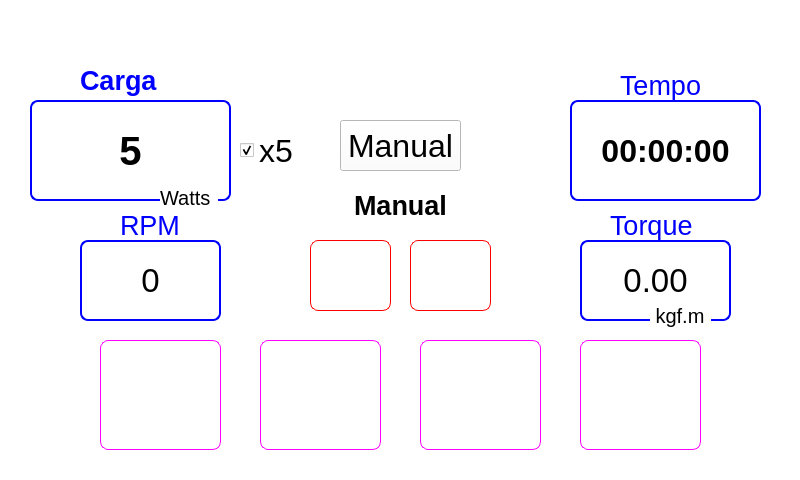
<?xml version="1.0" encoding="UTF-8"?>
<ui version="4.0">
 <class>MainWindow</class>
 <widget class="QMainWindow" name="MainWindow">
  <property name="windowModality">
   <enum>Qt::NonModal</enum>
  </property>
  <property name="geometry">
   <rect>
    <x>0</x>
    <y>0</y>
    <width>800</width>
    <height>480</height>
   </rect>
  </property>
  <property name="sizePolicy">
   <sizepolicy hsizetype="Fixed" vsizetype="Fixed">
    <horstretch>0</horstretch>
    <verstretch>0</verstretch>
   </sizepolicy>
  </property>
  <property name="cursor">
   <cursorShape>ArrowCursor</cursorShape>
  </property>
  <property name="windowTitle">
   <string>MainWindow</string>
  </property>
  <property name="styleSheet">
   <string notr="true">background-color: rgb(255, 255, 255);
</string>
  </property>
  <widget class="QWidget" name="centralWidget">
   <property name="enabled">
    <bool>true</bool>
   </property>
   <widget class="QLabel" name="lbl_loadTag">
    <property name="geometry">
     <rect>
      <x>80</x>
      <y>60</y>
      <width>91</width>
      <height>41</height>
     </rect>
    </property>
    <property name="font">
     <font>
      <pointsize>20</pointsize>
      <weight>75</weight>
      <bold>true</bold>
     </font>
    </property>
    <property name="styleSheet">
     <string notr="true">color:blue;</string>
    </property>
    <property name="text">
     <string>Carga</string>
    </property>
   </widget>
   <widget class="QLabel" name="lbl_torqueTag">
    <property name="geometry">
     <rect>
      <x>610</x>
      <y>210</y>
      <width>91</width>
      <height>31</height>
     </rect>
    </property>
    <property name="font">
     <font>
      <pointsize>20</pointsize>
     </font>
    </property>
    <property name="styleSheet">
     <string notr="true">color:blue;</string>
    </property>
    <property name="text">
     <string>Torque</string>
    </property>
   </widget>
   <widget class="QLabel" name="lbl_frequencyTag">
    <property name="geometry">
     <rect>
      <x>120</x>
      <y>210</y>
      <width>61</width>
      <height>31</height>
     </rect>
    </property>
    <property name="font">
     <font>
      <pointsize>20</pointsize>
     </font>
    </property>
    <property name="styleSheet">
     <string notr="true">color:blue;</string>
    </property>
    <property name="text">
     <string>RPM</string>
    </property>
   </widget>
   <widget class="QLabel" name="lbl_timeTag">
    <property name="geometry">
     <rect>
      <x>620</x>
      <y>70</y>
      <width>91</width>
      <height>31</height>
     </rect>
    </property>
    <property name="font">
     <font>
      <pointsize>20</pointsize>
     </font>
    </property>
    <property name="styleSheet">
     <string notr="true">color:blue;</string>
    </property>
    <property name="text">
     <string>Tempo</string>
    </property>
   </widget>
   <widget class="QLabel" name="lbl_currentProtocol">
    <property name="geometry">
     <rect>
      <x>310</x>
      <y>190</y>
      <width>181</width>
      <height>31</height>
     </rect>
    </property>
    <property name="font">
     <font>
      <pointsize>20</pointsize>
      <weight>75</weight>
      <bold>true</bold>
     </font>
    </property>
    <property name="text">
     <string>Manual</string>
    </property>
    <property name="alignment">
     <set>Qt::AlignCenter</set>
    </property>
   </widget>
   <widget class="QLabel" name="lbl_frequencyValue">
    <property name="geometry">
     <rect>
      <x>80</x>
      <y>240</y>
      <width>141</width>
      <height>81</height>
     </rect>
    </property>
    <property name="font">
     <font>
      <pointsize>25</pointsize>
     </font>
    </property>
    <property name="styleSheet">
     <string notr="true">border:2px solid blue;
border-radius:8;</string>
    </property>
    <property name="text">
     <string>0</string>
    </property>
    <property name="alignment">
     <set>Qt::AlignCenter</set>
    </property>
    <property name="margin">
     <number>14</number>
    </property>
   </widget>
   <widget class="QLabel" name="lbl_loadValue">
    <property name="geometry">
     <rect>
      <x>30</x>
      <y>100</y>
      <width>201</width>
      <height>101</height>
     </rect>
    </property>
    <property name="font">
     <font>
      <pointsize>30</pointsize>
      <weight>75</weight>
      <bold>true</bold>
     </font>
    </property>
    <property name="styleSheet">
     <string notr="true">border:2px solid blue;
border-radius:8;</string>
    </property>
    <property name="text">
     <string>5</string>
    </property>
    <property name="alignment">
     <set>Qt::AlignCenter</set>
    </property>
    <property name="margin">
     <number>14</number>
    </property>
   </widget>
   <widget class="QLabel" name="lbl_timeValue">
    <property name="geometry">
     <rect>
      <x>570</x>
      <y>100</y>
      <width>191</width>
      <height>101</height>
     </rect>
    </property>
    <property name="font">
     <font>
      <pointsize>24</pointsize>
      <weight>75</weight>
      <bold>true</bold>
     </font>
    </property>
    <property name="styleSheet">
     <string notr="true">border:2px solid blue;
border-radius:8;</string>
    </property>
    <property name="text">
     <string>00:00:00</string>
    </property>
    <property name="alignment">
     <set>Qt::AlignCenter</set>
    </property>
    <property name="margin">
     <number>14</number>
    </property>
   </widget>
   <widget class="QLabel" name="lbl_torqueValue">
    <property name="geometry">
     <rect>
      <x>580</x>
      <y>240</y>
      <width>151</width>
      <height>81</height>
     </rect>
    </property>
    <property name="font">
     <font>
      <pointsize>25</pointsize>
     </font>
    </property>
    <property name="styleSheet">
     <string notr="true">border:2px solid blue;
border-radius:8;</string>
    </property>
    <property name="text">
     <string>0.00</string>
    </property>
    <property name="alignment">
     <set>Qt::AlignCenter</set>
    </property>
    <property name="margin">
     <number>14</number>
    </property>
   </widget>
   <widget class="QLabel" name="lbl_loadUnit">
    <property name="geometry">
     <rect>
      <x>160</x>
      <y>190</y>
      <width>58</width>
      <height>16</height>
     </rect>
    </property>
    <property name="font">
     <font>
      <pointsize>15</pointsize>
     </font>
    </property>
    <property name="text">
     <string>Watts</string>
    </property>
   </widget>
   <widget class="QLabel" name="lbl_torqueUnit">
    <property name="geometry">
     <rect>
      <x>650</x>
      <y>300</y>
      <width>61</width>
      <height>31</height>
     </rect>
    </property>
    <property name="font">
     <font>
      <pointsize>15</pointsize>
     </font>
    </property>
    <property name="text">
     <string> kgf.m</string>
    </property>
   </widget>
   <widget class="QLabel" name="lbl_inbramed">
    <property name="geometry">
     <rect>
      <x>220</x>
      <y>0</y>
      <width>361</width>
      <height>81</height>
     </rect>
    </property>
    <property name="text">
     <string/>
    </property>
    <property name="pixmap">
     <pixmap resource="img.qrc">:/img/img/logo_inbramed_small.png</pixmap>
    </property>
   </widget>
   <widget class="QPushButton" name="pb_play">
    <property name="geometry">
     <rect>
      <x>100</x>
      <y>340</y>
      <width>121</width>
      <height>110</height>
     </rect>
    </property>
    <property name="styleSheet">
     <string notr="true">border:1px solid #ff00ff;
border-radius:8;</string>
    </property>
    <property name="text">
     <string/>
    </property>
    <property name="icon">
     <iconset resource="img.qrc">
      <normaloff>:/img/img/button_play_big.png</normaloff>:/img/img/button_play_big.png</iconset>
    </property>
    <property name="iconSize">
     <size>
      <width>100</width>
      <height>100</height>
     </size>
    </property>
   </widget>
   <widget class="QPushButton" name="pb_pause">
    <property name="geometry">
     <rect>
      <x>420</x>
      <y>340</y>
      <width>121</width>
      <height>110</height>
     </rect>
    </property>
    <property name="styleSheet">
     <string notr="true">border:1px solid #ff00ff;
border-radius:8;</string>
    </property>
    <property name="text">
     <string/>
    </property>
    <property name="icon">
     <iconset resource="img.qrc">
      <normaloff>:/img/img/button_pause_orange.png</normaloff>:/img/img/button_pause_orange.png</iconset>
    </property>
    <property name="iconSize">
     <size>
      <width>100</width>
      <height>100</height>
     </size>
    </property>
   </widget>
   <widget class="QPushButton" name="pb_stop">
    <property name="geometry">
     <rect>
      <x>260</x>
      <y>340</y>
      <width>121</width>
      <height>110</height>
     </rect>
    </property>
    <property name="styleSheet">
     <string notr="true">border:1px solid #ff00ff;
border-radius:8;</string>
    </property>
    <property name="text">
     <string/>
    </property>
    <property name="icon">
     <iconset resource="img.qrc">
      <normaloff>:/img/img/button_stop_green.png</normaloff>:/img/img/button_stop_green.png</iconset>
    </property>
    <property name="iconSize">
     <size>
      <width>100</width>
      <height>100</height>
     </size>
    </property>
   </widget>
   <widget class="QPushButton" name="pb_increaseLoad">
    <property name="geometry">
     <rect>
      <x>310</x>
      <y>240</y>
      <width>81</width>
      <height>71</height>
     </rect>
    </property>
    <property name="styleSheet">
     <string notr="true">border:1px solid #ff0000;
border-radius:8;</string>
    </property>
    <property name="text">
     <string/>
    </property>
    <property name="icon">
     <iconset resource="img.qrc">
      <normaloff>:/img/img/button_plus.png</normaloff>:/img/img/button_plus.png</iconset>
    </property>
    <property name="iconSize">
     <size>
      <width>64</width>
      <height>64</height>
     </size>
    </property>
   </widget>
   <widget class="QPushButton" name="pb_decreaseLoad">
    <property name="geometry">
     <rect>
      <x>410</x>
      <y>240</y>
      <width>81</width>
      <height>71</height>
     </rect>
    </property>
    <property name="styleSheet">
     <string notr="true">border:1px solid #ff0000;
border-radius:8;</string>
    </property>
    <property name="text">
     <string/>
    </property>
    <property name="icon">
     <iconset resource="img.qrc">
      <normaloff>:/img/img/button_minus.png</normaloff>:/img/img/button_minus.png</iconset>
    </property>
    <property name="iconSize">
     <size>
      <width>64</width>
      <height>64</height>
     </size>
    </property>
   </widget>
   <widget class="QPushButton" name="pb_protocol">
    <property name="geometry">
     <rect>
      <x>580</x>
      <y>340</y>
      <width>121</width>
      <height>110</height>
     </rect>
    </property>
    <property name="styleSheet">
     <string notr="true">border:1px solid #ff00ff;
border-radius:8;</string>
    </property>
    <property name="text">
     <string/>
    </property>
    <property name="icon">
     <iconset resource="img.qrc">
      <normaloff>:/img/img/icon_stopwatch.png</normaloff>:/img/img/icon_stopwatch.png</iconset>
    </property>
    <property name="iconSize">
     <size>
      <width>100</width>
      <height>100</height>
     </size>
    </property>
   </widget>
   <widget class="QPushButton" name="pb_manual">
    <property name="geometry">
     <rect>
      <x>340</x>
      <y>120</y>
      <width>121</width>
      <height>51</height>
     </rect>
    </property>
    <property name="font">
     <font>
      <pointsize>24</pointsize>
     </font>
    </property>
    <property name="text">
     <string>Manual</string>
    </property>
   </widget>
   <widget class="QCheckBox" name="cb_timesFive">
    <property name="geometry">
     <rect>
      <x>240</x>
      <y>100</y>
      <width>71</width>
      <height>101</height>
     </rect>
    </property>
    <property name="font">
     <font>
      <pointsize>24</pointsize>
      <italic>false</italic>
     </font>
    </property>
    <property name="text">
     <string>x5</string>
    </property>
    <property name="checked">
     <bool>true</bool>
    </property>
   </widget>
  </widget>
 </widget>
 <layoutdefault spacing="6" margin="11"/>
 <resources>
  <include location="img.qrc"/>
 </resources>
 <connections/>
</ui>
